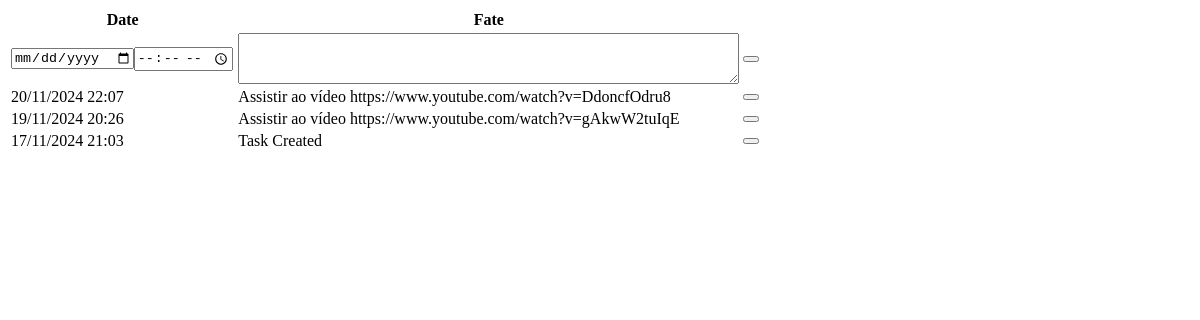
The app's page /tasks/display_task_history/100/ (signed in), older data.
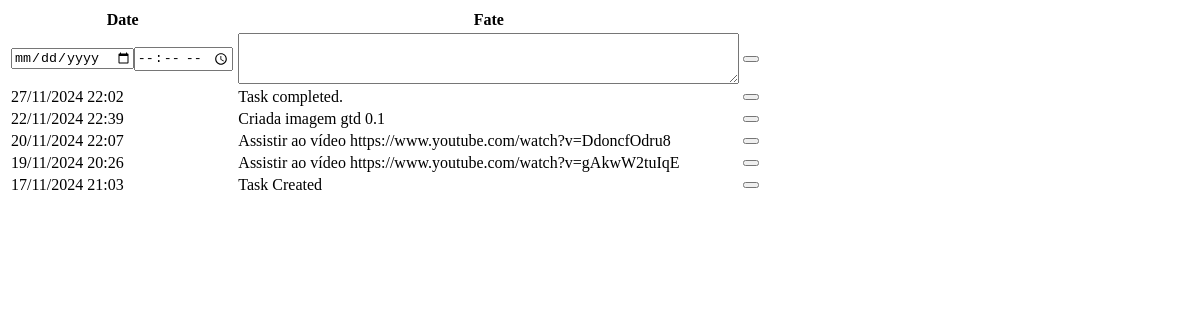
The same page, newer data.
### tasks/models.py (models this page shows, shortened)
class TaskControl(models.Model):
    TYPE_CHOICES = {
        'HS':'History',
        'SC':'Schedule',
    }
    task        = models.ForeignKey(Task, on_delete=models.CASCADE)
    type        = models.CharField('Type', max_length=2, choices=TYPE_CHOICES, default='HS')
    dt          = models.DateTimeField('Date', default=now())
    description = models.TextField("description")
    created = models.DateTimeField('Created', auto_now_add=True, null=True)
    modified = models.DateTimeField('Modified', auto_now=True, null=True)
    class Meta:
        verbose_name = 'Task_Control'
        verbose_name_plural = 'Task_Controls'
        ordering = ['task','-dt']

### tasks/views.py (the view)
# urls.py: path('display_task_history/<int:task_id>/', display_task_history, name='display_task_history'),
@login_required
def display_task_history(request, task_id):
    context = {
        'object':Task(id=task_id),
        'histories': TaskControl.objects.filter(task_id = task_id, type='HS').order_by('-dt')
    }
    return render(request, 'tasks/history_list.html', context)

### tasks/templates/tasks/history_list.html (shortened to what this page needs)
<div id="histories" class="table-responsive">
    <table class="table table-hover table-bordered">
        <thead class="table-dark">
        <tr>
            <th scope="col" class="th-sm">Date</th>
            <th scope="col" class="th-lg">Fate</th>
            <th scope="col" class="th-sm"></th>
        </tr>
        </thead>
        <tbody>
        <tr>
            <form action="{% url 'tasks:new_task_history' object.pk %}" method="post">
                <td class="input-group"><input type="date" name="dt" id="id_dt" class="form-control" style="width:55%;"><input type="time" name="time" id="id_time" class="form-control"></td>
                <td><textarea name="description" id="id_description" class="form-control" cols="60" rows="3"></textarea></td>
                <td>
                    <button type="submit" class="btn btn-success"></button>
                </td>
            </form>
        </tr>
        {% for item in histories %}
            <tr {% cycle "" "class='table-secondary'" %}>
                <td>
                    {{item.dt|date:'d/m/Y H:i'}}
                </td>
                <td>
                    {{item.description}}
                </td>
                <td>
                    <div class="btn-group end" role="group">
                        <button type="button" class="btn btn-danger"
                               hx-delete="{% url 'tasks:delete_task_control' item.task.pk item.pk %}"
                               hx-confirm="Are you sure you wish to delete this history?"
                               hx-target="#histories"
                        ></button>
                    </div>
                </td>
            </tr>
        {% endfor %}
        </tbody>
    </table>
</div>

Row changes from the older to the newer data that the page shows:
added TaskControl: dt "27/11/2024 22:02", description "Task completed."
added TaskControl: dt "22/11/2024 22:39", description "Criada imagem gtd 0.1"
